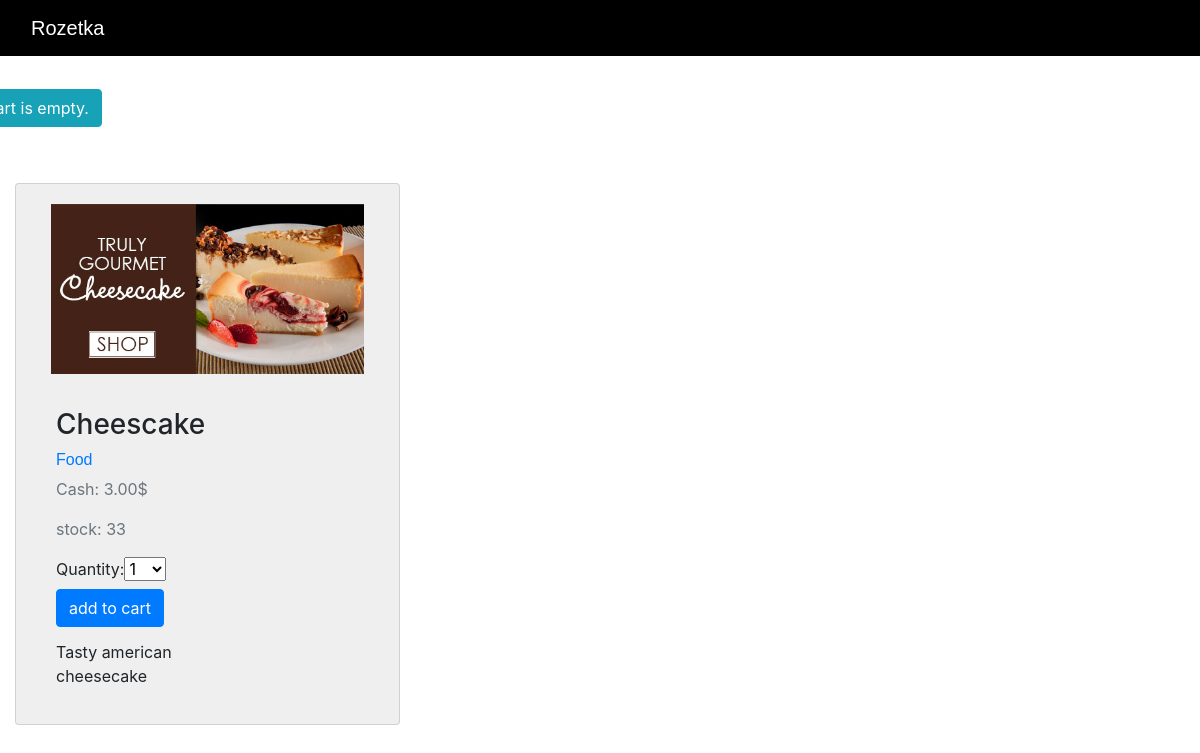
Page /6/cheesecake/ on the earlier database version.
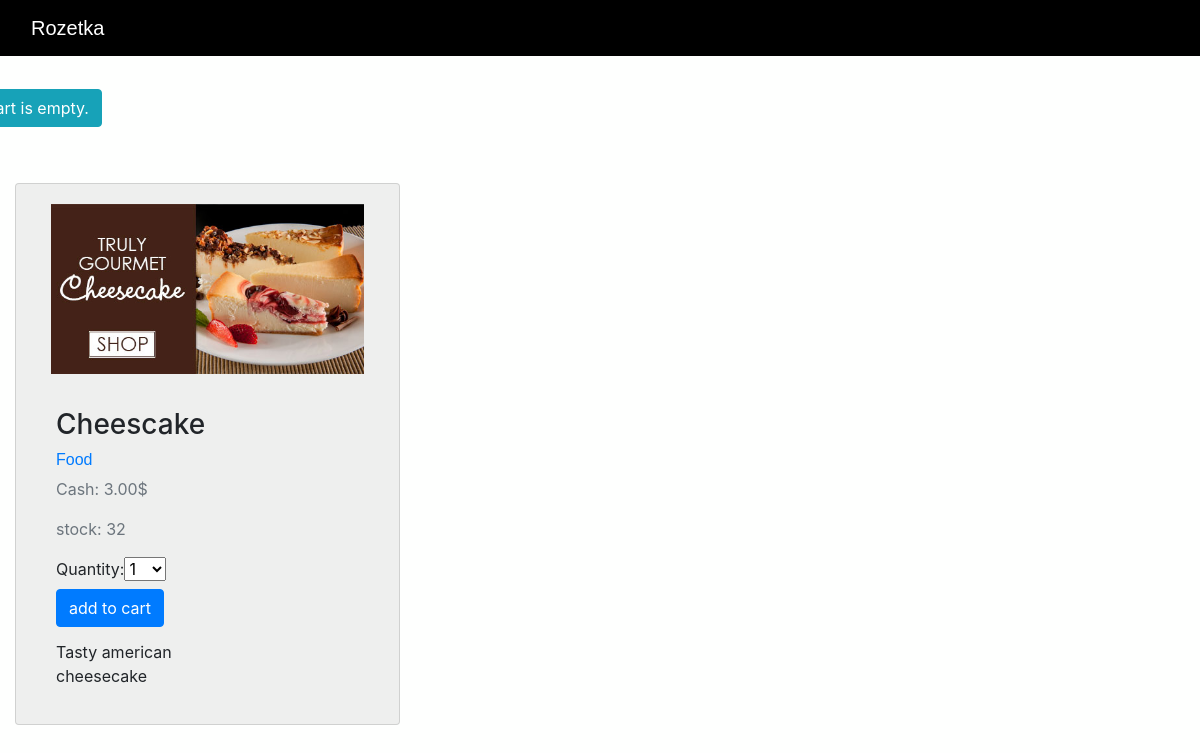
Same page on the later database version.
### shop/models.py (models this page shows, shortened)
class Product(models.Model):
    category = models.ForeignKey(Category, related_name='products', on_delete=models.CASCADE)
    name = models.CharField(max_length=100, db_index=True)
    slug = models.SlugField(max_length=100, db_index=True)
    description = models.TextField(blank=True)
    price = models.DecimalField(max_digits=10, decimal_places=2)
    available = models.BooleanField(default=True)
    stock = models.PositiveIntegerField()
    created_at = models.DateTimeField(auto_now_add=True)
    updated_at = models.DateTimeField(auto_now=True)
    image = models.ImageField(upload_to='products/%Y/%m/%d', blank=True)
    class Meta:
        ordering = ('name',)
        index_together = (('id', 'slug'),)
    def __str__(self):
        return self.name

class Category(models.Model):
    name = models.CharField(max_length=150, db_index=True)
    slug = models.SlugField(max_length=150, unique=True, db_index=True)
    created_at = models.DateTimeField(auto_now_add=True)
    updated_at = models.DateTimeField(auto_now=True)
    class Meta:
        ordering = ('name',)
        verbose_name = 'category'
        verbose_name_plural = 'categories'
    def __str__(self):
        return self.name
    def get_absolute_url(self):
        return reverse('shop:product_list_by_category', args=[self.slug])

### shop/views.py (the view)
# urls.py: url(r'^(?P<id>\d+)/(?P<slug>[-\w]+)/$', views.product_detail, name='product_detail'),
def product_detail(request, id, slug):
    product = get_object_or_404(Product, id=id, slug=slug, available=True)
    cart_product_form = CartAddProductForm()
    context = {
        'product': product,
        'cart_product_form': cart_product_form
    }
    print(context)
    return render(request, 'shop/product/detail.html', context)

### cart/forms.py
class CartAddProductForm(forms.Form):
    quantity = forms.TypedChoiceField(choices=PRODUCT_QUANTITY_CHOICES, coerce=int)
    update = forms.BooleanField(required=False, initial=False, widget=forms.HiddenInput)

### cart/cart.py (called while the page is built)
    def __len__(self):
        return sum(item['quantity'] for item in self.cart.values())

### cart/context_processors.py (called while the page is built)
def cart(request):
    return {'cart': Cart(request)}

### shop/templates/shop/product/detail.html (shortened to what this page needs)
{% extends 'shop/base.html' %}
{% load static %}
{% block content %}
<div class="container" xmlns:cart="http://www.w3.org/1999/xhtml">
      <div class="row" style="margin-top: 5%">
        <div class="col-sm-50 blog-main">
          <div class="blog-post">
              <div class="row">
                <div class="card" style ="background-color: #eeefee">
                    <div class="card-body">
                        <div class="col-md-1 text-right">
                            <img src="{% if product.image %} {{ product.image.url }} {% else %} {% static 'img1/default.jpg' %} {% endif %}" alt="..." style="height: 170px; width: auto">
                        </div>
                        <div class="col-md-6" style="padding-left: 20px;margin-top: 10%">
                            <h3 style="white-space: nowrap;">{{ product.name|safe|linebreaksbr }}</h3>
                            <h6 style="white-space: nowrap;"><a href="{{ product.category.get_absolute_url }}">{{ product.category }}</a></h6>
                            <p style="white-space: nowrap" class="text-muted">Cash: {{ product.price }}$</p>
                            <p class="text-muted">stock: {{ product.stock }}</p>
                            <form action="{% url "cart:cart_add" product.id %}" method="post">
                                {{ cart_product_form }}
                                <input type="submit" value="add to cart" class="btn btn-primary">
                            <p style="margin-top: 10%">{{ product.description|safe|linebreaksbr }}</p>
                        </div>
                    </div>
                </div>
              </div>
          </div>
        </div>
      </div>
    </div>
{% endblock %}

Differences in the rows shown:
changed Product "Cheescake": stock "33" → "32"
